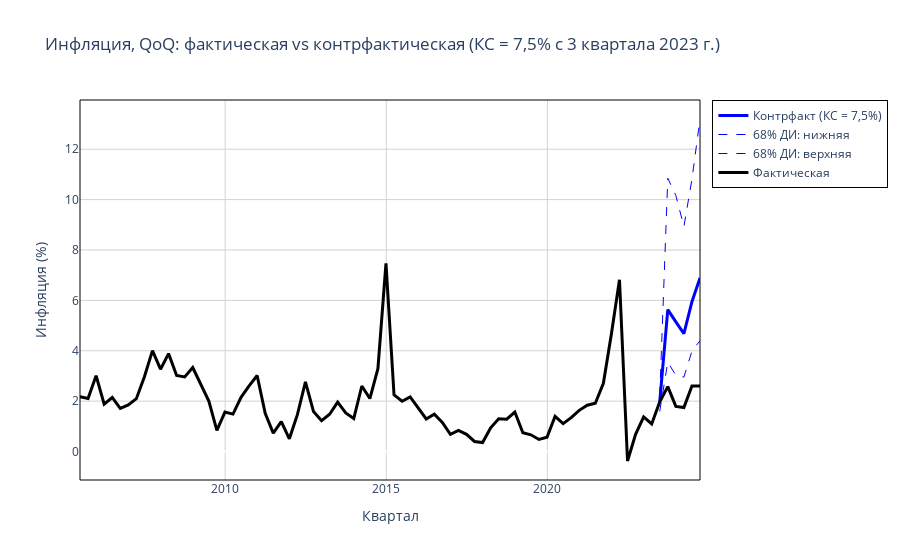

Write notebook code for a chart like this one.
### Markdown cell above
## 1) Фиксированная ключевая ставка (i) = 7,5

### Code cell
# Готовим объект чтобы потом мочь посмотреть новые шоки ДКП
CF_EPS_MP = np.zeros((N_ITER, T))

for i in range(N_ITER):
    # Распаковываем параметры каждой итерации
    beta_i = BETA[:, i]
    
    # Восстанавливаем коэффициенты VAR
    B_p = beta_i[0:10]
    B_y = beta_i[10:20]
    B_i = beta_i[20:30]
    B_b = beta_i[30:40]
    
    # Структурная матрица A0^{-1} для каждой итерации
    A0inv_full = np.vstack([A0INV_P[i, :], A0INV_Y[i, :], A0INV_I[i, :],  A0INV_B[i, :]])
    
    # Шоки
    shocks_as = SHOCKS_AS[i, :].reshape(-1, 1)
    shocks_ad = SHOCKS_PRIVATED_AD[i, :].reshape(-1, 1)
    shocks_mp = SHOCKS_MP[i, :].reshape(-1, 1)
    shocks_fp = SHOCKS_FP[i, :].reshape(-1, 1)
    
    # Восстанавливаем начальные значения переменных до t_fix
    Y_temp = np.zeros((T, N_VARS))
    
    for t in range(T_FIX):
        x_t = X_MAT[t, :].reshape(-1, 1)
        eps_t = np.vstack([shocks_as[t], shocks_ad[t], shocks_mp[t], shocks_fp[t]])
        
        Y_temp[t, P] = (B_p.T @ x_t + A0inv_full[P, :] @ eps_t).item()
        Y_temp[t, Y] = (B_y.T @ x_t + A0inv_full[Y, :] @ eps_t).item()
        Y_temp[t, I] = (B_i.T @ x_t + A0inv_full[I, :] @ eps_t).item()
        Y_temp[t, B] = (B_b.T @ x_t + A0inv_full[B, :] @ eps_t).item()
    
    # Считаем контрфакт с момента фиксации
    for t in range(T_FIX, T):
        # Собираем лаги (размер (4,))
        l1 = Y_temp[t-1, :].reshape(-1, 1)
        l2 = Y_temp[t-2, :].reshape(-1, 1)

        # Формируем x_sim как вектор [10 x 1]
        x_sim = np.vstack([l1, l2, X_MAT[t, 8], X_MAT[t, 9]])
        
        # Вычисляем шоки
        eps_as = shocks_as[t]
        eps_ad = shocks_ad[t]
        eps_fp = shocks_fp[t]
        
        # Вычисляем eps_mp
        numerator = I_TARGET - (B_i.T @ x_sim + A0inv_full[I, [0, 1, 3]] @ np.vstack([eps_as, eps_ad, eps_fp]))
        eps_mp = (numerator / A0inv_full[I, 2]).item()
        
        # Собираем вектор шоков [4 x 1]
        eps_t = np.vstack([eps_as, eps_ad, eps_mp, eps_fp])
        
        # Обновляем Y_temp
        Y_temp[t, P] = (B_p.T @ x_sim + A0inv_full[P, :] @ eps_t).item()
        Y_temp[t, Y] = (B_y.T @ x_sim + A0inv_full[Y, :] @ eps_t).item()
        Y_temp[t, I] = I_TARGET  # фиксируем ставку
        Y_temp[t, B] = (B_b.T @ x_sim + A0inv_full[B, :] @ eps_t).item()
        
        # Обновляем шок MP
        shocks_mp[t] = eps_mp.item() if isinstance(eps_mp, np.ndarray) else eps_mp
    
    # Сохраняем результат симуляции
    CF[:, i, :] = Y_temp
    CF_EPS_MP[i, :] = shocks_mp.ravel()

# Анализируем
cf_p = CF[:, :, P]

p_median = np.nanmedian(cf_p, axis=1)
p_low = np.nanpercentile(cf_p, 16, axis=1)
p_high = np.nanpercentile(cf_p, 84, axis=1)

go_plot(title='Инфляция, QoQ: фактическая vs контрфактическая (КС = 7,5% с 3 квартала 2023 г.)',
        name='Контрфакт (КС = 7,5%)', file_name='I_КА_1_Фиксированная_ключевая_ставка',
        quarters=QUARTERS, median=p_median, low=p_low, high=p_high, actual=ACTUAL_P)

### Figure 1 — Plotly figure (JSON) as saved in the notebook; plotly's stock layout.template omitted (floating-point values rounded to 4 significant figures)
{"data": [{"line": {"color": "blue", "width": 3}, "mode": "lines", "name": "Контрфакт (КС = 7,5%)", "type": "scatter", "x": ["2023-06-27T00:00:00", "2023-09-26T06:00:00", "2023-12-26T12:00:00", "2024-03-26T18:00:00", "2024-06-26T00:00:00", "2024-09-25T06:00:00"], "y": [1.975, 5.631, 5.147, 4.681, 5.946, 6.893]}, {"line": {"color": "blue", "dash": "dash", "width": 1}, "mode": "lines", "name": "68% ДИ: нижняя", "type": "scatter", "x": ["2023-06-27T00:00:00", "2023-09-26T06:00:00", "2023-12-26T12:00:00", "2024-03-26T18:00:00", "2024-06-26T00:00:00", "2024-09-25T06:00:00"], "y": [1.595, 3.546, 3.027, 2.953, 3.986, 4.399]}, {"line": {"color": "blue", "dash": "dash", "width": 1}, "mode": "lines", "name": "68% ДИ: верхняя", "type": "scatter", "x": ["2023-06-27T00:00:00", "2023-09-26T06:00:00", "2023-12-26T12:00:00", "2024-03-26T18:00:00", "2024-06-26T00:00:00", "2024-09-25T06:00:00"], "y": [2.207, 10.85, 10.17, 8.932, 10.81, 13.2]}, {"line": {"color": "black", "width": 3}, "mode": "lines", "name": "Фактическая", "type": "scatter", "x": ["2005-07-01T00:00:00", "2005-09-30T06:00:00", "2005-12-30T12:00:00", "2006-03-31T18:00:00", "2006-07-01T00:00:00", "2006-09-30T06:00:00", "2006-12-30T12:00:00", "2007-03-31T18:00:00", "2007-07-01T00:00:00", "2007-09-30T06:00:00", "2007-12-30T12:00:00", "2008-03-30T18:00:00", "2008-06-30T00:00:00", "2008-09-29T06:00:00", "2008-12-29T12:00:00", "2009-03-30T18:00:00", "2009-06-30T00:00:00", "2009-09-29T06:00:00", "2009-12-29T12:00:00", "2010-03-30T18:00:00", "2010-06-30T00:00:00", "2010-09-29T06:00:00", "2010-12-29T12:00:00", "2011-03-30T18:00:00", "2011-06-30T00:00:00", "2011-09-29T06:00:00", "2011-12-29T12:00:00", "2012-03-29T18:00:00", "2012-06-29T00:00:00", "2012-09-28T06:00:00", "2012-12-28T12:00:00", "2013-03-29T18:00:00", "2013-06-29T00:00:00", "2013-09-28T06:00:00", "2013-12-28T12:00:00", "2014-03-29T18:00:00", "2014-06-29T00:00:00", "2014-09-28T06:00:00", "2014-12-28T12:00:00", "2015-03-29T18:00:00", "2015-06-29T00:00:00", "2015-09-28T06:00:00", "2015-12-28T12:00:00", "2016-03-28T18:00:00", "2016-06-28T00:00:00", "2016-09-27T06:00:00", "2016-12-27T12:00:00", "2017-03-28T18:00:00", "2017-06-28T00:00:00", "2017-09-27T06:00:00", "2017-12-27T12:00:00", "2018-03-28T18:00:00", "2018-06-28T00:00:00", "2018-09-27T06:00:00", "2018-12-27T12:00:00", "2019-03-28T18:00:00", "2019-06-28T00:00:00", "2019-09-27T06:00:00", "2019-12-27T12:00:00", "2020-03-27T18:00:00", "2020-06-27T00:00:00", "2020-09-26T06:00:00", "2020-12-26T12:00:00", "2021-03-27T18:00:00", "2021-06-27T00:00:00", "2021-09-26T06:00:00", "2021-12-26T12:00:00", "2022-03-27T18:00:00", "2022-06-27T00:00:00", "2022-09-26T06:00:00", "2022-12-26T12:00:00", "2023-03-27T18:00:00", "2023-06-27T00:00:00", "2023-09-26T06:00:00", "2023-12-26T12:00:00", "2024-03-26T18:00:00", "2024-06-26T00:00:00", "2024-09-25T06:00:00"], "y": [2.181, 2.104, 3.008, 1.881, 2.146, 1.711, 1.85, 2.098, 2.972, 4.008, 3.268, 3.886, 3.017, 2.96, 3.332, 2.695, 2.006, 0.842, 1.566, 1.485, 2.152, 2.611, 3.019, 1.518, 0.7303, 1.191, 0.5048, 1.463, 2.767, 1.588, 1.226, 1.48, 1.962, 1.535, 1.312, 2.601, 2.103, 3.287, 7.466, 2.25, 1.996, 2.168, 1.736, 1.295, 1.485, 1.154, 0.6847, 0.8425, 0.6843, 0.4002, 0.357, 0.9389, 1.303, 1.285, 1.567, 0.7429, 0.6641, 0.4798, 0.5667, 1.395, 1.107, 1.345, 1.635, 1.838, 1.914, 2.708, 4.678, 6.82, -0.3757, 0.6815, 1.373, 1.096, 1.974, 2.576, 1.792, 1.748, 2.598, 2.598]}], "layout": {"legend": {"bordercolor": "black", "borderwidth": 1}, "paper_bgcolor": "white", "plot_bgcolor": "white", "shapes": [{"line": {"color": "black", "width": 1}, "type": "rect", "x0": 0, "x1": 1, "xref": "paper", "y0": 0, "y1": 1, "yref": "paper"}], "showlegend": true, "title": {"text": "Инфляция, QoQ: фактическая vs контрфактическая (КС = 7,5% с 3 квартала 2023 г.)"}, "xaxis": {"gridcolor": "LightGrey", "gridwidth": 1, "showgrid": true, "title": {"text": "Квартал"}}, "yaxis": {"gridcolor": "LightGrey", "gridwidth": 1, "showgrid": true, "title": {"text": "Инфляция (%)"}}}}
